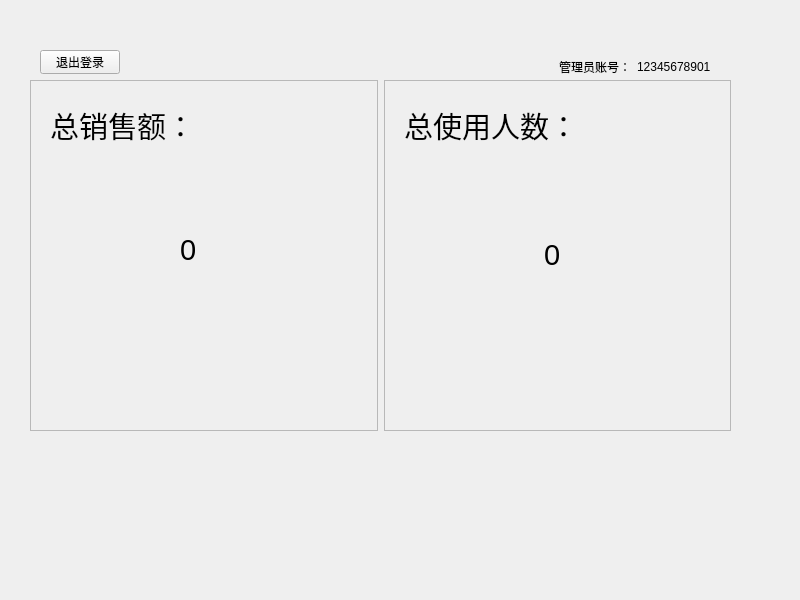
<?xml version="1.0" encoding="UTF-8"?>
<ui version="4.0">
 <class>Admin_mainp</class>
 <widget class="QWidget" name="Admin_mainp">
  <property name="geometry">
   <rect>
    <x>0</x>
    <y>0</y>
    <width>800</width>
    <height>600</height>
   </rect>
  </property>
  <property name="windowTitle">
   <string>Form</string>
  </property>
  <widget class="QWidget" name="widget_2" native="true">
   <property name="geometry">
    <rect>
     <x>30</x>
     <y>80</y>
     <width>701</width>
     <height>351</height>
    </rect>
   </property>
   <layout class="QGridLayout" name="gridLayout">
    <item row="0" column="1">
     <widget class="QFrame" name="frm_ShowPeople">
      <property name="frameShape">
       <enum>QFrame::Shape::StyledPanel</enum>
      </property>
      <property name="frameShadow">
       <enum>QFrame::Shadow::Raised</enum>
      </property>
      <widget class="QLabel" name="lab_People">
       <property name="geometry">
        <rect>
         <x>20</x>
         <y>20</y>
         <width>211</width>
         <height>51</height>
        </rect>
       </property>
       <property name="text">
        <string>&lt;html&gt;&lt;head/&gt;&lt;body&gt;&lt;p&gt;&lt;span style=&quot; font-size:22pt;&quot;&gt;总使用人数：&lt;/span&gt;&lt;/p&gt;&lt;/body&gt;&lt;/html&gt;</string>
       </property>
      </widget>
      <widget class="QLabel" name="lab_ShowPeople">
       <property name="geometry">
        <rect>
         <x>160</x>
         <y>150</y>
         <width>71</width>
         <height>51</height>
        </rect>
       </property>
       <property name="text">
        <string>&lt;html&gt;&lt;head/&gt;&lt;body&gt;&lt;p&gt;&lt;span style=&quot; font-size:22pt;&quot;&gt;0&lt;/span&gt;&lt;/p&gt;&lt;/body&gt;&lt;/html&gt;</string>
       </property>
      </widget>
     </widget>
    </item>
    <item row="0" column="0">
     <widget class="QFrame" name="frm_ShowMoney">
      <property name="frameShape">
       <enum>QFrame::Shape::StyledPanel</enum>
      </property>
      <property name="frameShadow">
       <enum>QFrame::Shadow::Raised</enum>
      </property>
      <widget class="QLabel" name="lab_Money">
       <property name="geometry">
        <rect>
         <x>20</x>
         <y>20</y>
         <width>171</width>
         <height>51</height>
        </rect>
       </property>
       <property name="text">
        <string>&lt;html&gt;&lt;head/&gt;&lt;body&gt;&lt;p&gt;&lt;span style=&quot; font-size:22pt;&quot;&gt;总销售额：&lt;/span&gt;&lt;/p&gt;&lt;/body&gt;&lt;/html&gt;</string>
       </property>
      </widget>
      <widget class="QLabel" name="lab_ShowMoney">
       <property name="geometry">
        <rect>
         <x>150</x>
         <y>140</y>
         <width>71</width>
         <height>61</height>
        </rect>
       </property>
       <property name="text">
        <string>&lt;html&gt;&lt;head/&gt;&lt;body&gt;&lt;p&gt;&lt;span style=&quot; font-size:22pt;&quot;&gt;0&lt;/span&gt;&lt;/p&gt;&lt;/body&gt;&lt;/html&gt;</string>
       </property>
      </widget>
     </widget>
    </item>
   </layout>
  </widget>
  <widget class="QPushButton" name="pbt_exit">
   <property name="geometry">
    <rect>
     <x>40</x>
     <y>50</y>
     <width>80</width>
     <height>24</height>
    </rect>
   </property>
   <property name="text">
    <string>退出登录</string>
   </property>
  </widget>
  <widget class="QWidget" name="widget" native="true">
   <property name="geometry">
    <rect>
     <x>550</x>
     <y>50</y>
     <width>171</width>
     <height>34</height>
    </rect>
   </property>
   <widget class="QLabel" name="lab_AdminAccount">
    <property name="geometry">
     <rect>
      <x>9</x>
      <y>9</y>
      <width>72</width>
      <height>16</height>
     </rect>
    </property>
    <property name="text">
     <string>管理员账号：</string>
    </property>
   </widget>
   <widget class="QLabel" name="lab_ShowAccount">
    <property name="geometry">
     <rect>
      <x>87</x>
      <y>9</y>
      <width>81</width>
      <height>16</height>
     </rect>
    </property>
    <property name="text">
     <string>12345678901</string>
    </property>
   </widget>
  </widget>
 </widget>
 <resources/>
 <connections/>
</ui>
